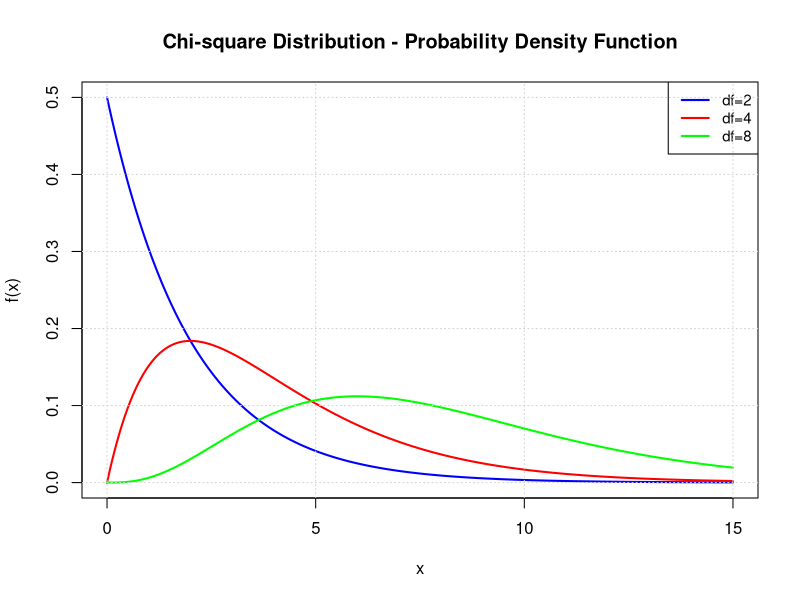

The R script that drew this image:
## ---- chunk 1
#| code-fold: false
#| fig-cap: "Chi-square Distribution - Probability Density Function with different degrees of freedom"
#| label: fig-chi2-dist

# Set up the plot with appropriate range
plot(NULL, xlim = c(0, 15), ylim = c(0, 0.5),
     xlab = "x", ylab = "f(x)",
     main = "Chi-square Distribution - Probability Density Function")

# Define degrees of freedom and colors
df_values <- c(2, 4, 8)
colors <- c("blue", "red", "green")

# Plot each distribution
for (i in seq_along(df_values)) {
  df <- df_values[i]
  color <- colors[i]

  # Create sequence of x values
  x <- seq(0, 15, length.out = 500)
  y <- dchisq(x, df)

  # Plot the curve
  lines(x, y, col = color, lwd = 2)
}

# Add legend
legend("topright",
       legend = c("df=2", "df=4", "df=8"),
       col = colors,
       lwd = 2,
       cex = 0.9)

# Add grid for better readability
grid()
